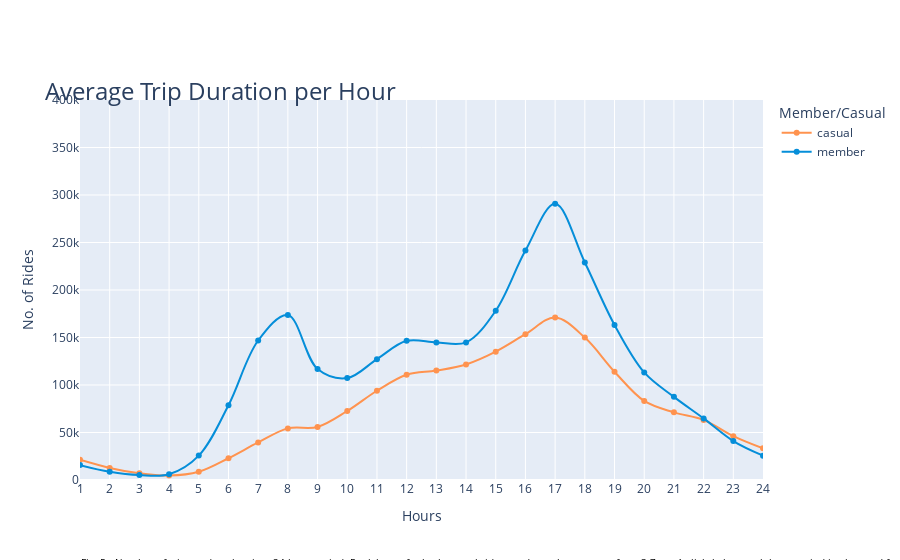

Notebook cell for this chart:
### Code cell
df_pv9 = cyc_data_combined.groupby(['hour', 'member_casual'], as_index=False).count()
fig_5 = px.line(df_pv9, x = 'hour', y = 'ride_id', range_x = [1,24], range_y = [0,400000],
                 color = 'member_casual',
                 line_shape = 'spline',
                 markers=True,
                 labels = {'ride_id': 'No. of Rides', 'hour': 'Hours', 'member_casual': 'Member/Casual'},
                 hover_name = 'member_casual', hover_data = {'member_casual': False, 'month': False, 'ride_id': True},
                 color_discrete_map = {'casual': '#FF934F', 'member': '#058ED9'},
                 title="Average Trip Duration per Hour")
fig_5.update_xaxes(dtick=1)
fig_5.update_layout(
    title=dict(font=dict(size=24), automargin=True, yref='paper')
)
note = 'Fig. 5 - Number of trips undertaken in a 24-hour period. Peak hours for both casual riders and members ranges from 3-7pm. A slightly less rush hour period is observed from 5-9am amongst members.'
fig_5.add_annotation(
    text = note
    , showarrow=False
    , x = 0
    , y = -0.22
    , xref='paper'
    , yref='paper' 
    , xanchor='left'
    , yanchor='bottom'
    , xshift=-1
    , yshift=-7
    , font=dict(size=10, color="black")
    , align="left"
    ,)

### Figure 1 — Plotly figure (JSON) as saved in the notebook; plotly's stock layout.template omitted (floating-point values rounded to 4 significant figures)
{"data": [{"customdata": [["casual", 21230], ["casual", 12684], ["casual", 7028], ["casual", 4651], ["casual", 8633], ["casual", 22909], ["casual", 39515], ["casual", 54332], ["casual", 55873], ["casual", 72632], ["casual", 93956], ["casual", 110755], ["casual", 115171], ["casual", 121622], ["casual", 135107], ["casual", 153464], ["casual", 171034], ["casual", 149882], ["casual", 114013], ["casual", 83234], ["casual", 71218], ["casual", 63264], ["casual", 46154], ["casual", 33317]], "hovertemplate": "<b>%{hovertext}</b><br><br>Hours=%{x}<br>No. of Rides=%{y}<extra></extra>", "hovertext": ["casual", "casual", "casual", "casual", "casual", "casual", "casual", "casual", "casual", "casual", "casual", "casual", "casual", "casual", "casual", "casual", "casual", "casual", "casual", "casual", "casual", "casual", "casual", "casual"], "legendgroup": "casual", "line": {"color": "#FF934F", "dash": "solid", "shape": "spline"}, "marker": {"symbol": "circle"}, "mode": "markers+lines", "name": "casual", "orientation": "v", "showlegend": true, "x": [1, 2, 3, 4, 5, 6, 7, 8, 9, 10, 11, 12, 13, 14, 15, 16, 17, 18, 19, 20, 21, 22, 23, 24], "xaxis": "x", "y": [21230, 12684, 7028, 4651, 8633, 22909, 39515, 54332, 55873, 72632, 93956, 110755, 115171, 121622, 135107, 153464, 171034, 149882, 114013, 83234, 71218, 63264, 46154, 33317], "yaxis": "y", "type": "scatter"}, {"customdata": [["member", 15671], ["member", 8714], ["member", 5240], ["member", 6064], ["member", 25663], ["member", 78731], ["member", 146839], ["member", 173623], ["member", 116811], ["member", 107315], ["member", 127215], ["member", 146500], ["member", 144850], ["member", 144788], ["member", 178182], ["member", 241499], ["member", 290699], ["member", 229009], ["member", 163251], ["member", 113258], ["member", 87511], ["member", 64848], ["member", 40984], ["member", 25639]], "hovertemplate": "<b>%{hovertext}</b><br><br>Hours=%{x}<br>No. of Rides=%{y}<extra></extra>", "hovertext": ["member", "member", "member", "member", "member", "member", "member", "member", "member", "member", "member", "member", "member", "member", "member", "member", "member", "member", "member", "member", "member", "member", "member", "member"], "legendgroup": "member", "line": {"color": "#058ED9", "dash": "solid", "shape": "spline"}, "marker": {"symbol": "circle"}, "mode": "markers+lines", "name": "member", "orientation": "v", "showlegend": true, "x": [1, 2, 3, 4, 5, 6, 7, 8, 9, 10, 11, 12, 13, 14, 15, 16, 17, 18, 19, 20, 21, 22, 23, 24], "xaxis": "x", "y": [15671, 8714, 5240, 6064, 25663, 78731, 146839, 173623, 116811, 107315, 127215, 146500, 144850, 144788, 178182, 241499, 290699, 229009, 163251, 113258, 87511, 64848, 40984, 25639], "yaxis": "y", "type": "scatter"}], "layout": {"xaxis": {"anchor": "y", "domain": [0, 1], "title": {"text": "Hours"}, "range": [1, 24], "dtick": 1, "type": "linear"}, "yaxis": {"anchor": "x", "domain": [0, 1], "title": {"text": "No. of Rides"}, "range": [0, 400000], "type": "linear"}, "legend": {"title": {"text": "Member/Casual"}, "tracegroupgap": 0}, "title": {"text": "Average Trip Duration per Hour", "font": {"size": 24}, "automargin": true, "yref": "paper"}, "annotations": [{"align": "left", "font": {"color": "black", "size": 10}, "showarrow": false, "text": "Fig. 5 - Number of trips undertaken in a 24-hour period. Peak hours for both casual riders and members ranges from 3-7pm. A slightly less rush hour period is observed from 5-9am amongst members.", "x": 0, "xanchor": "left", "xref": "paper", "xshift": -1, "y": -0.22, "yanchor": "bottom", "yref": "paper", "yshift": -7}], "autosize": true}}
